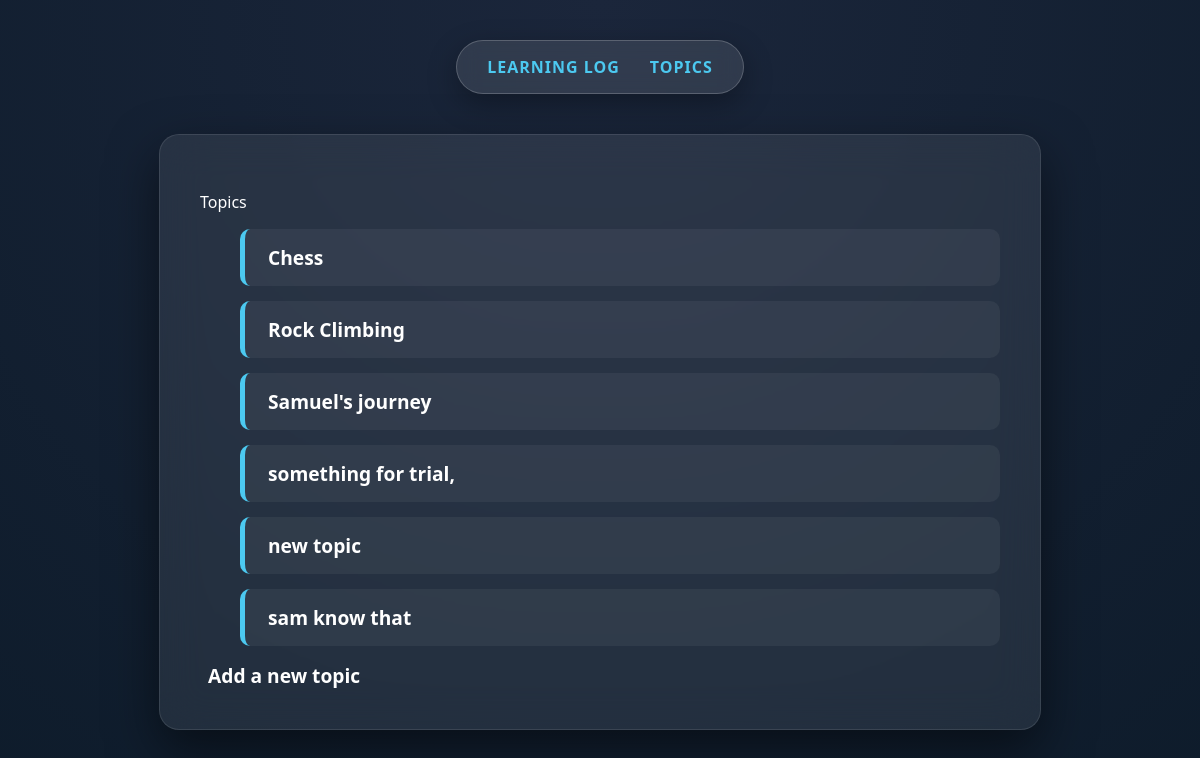
/topics/, run on an earlier commit of the app's database.
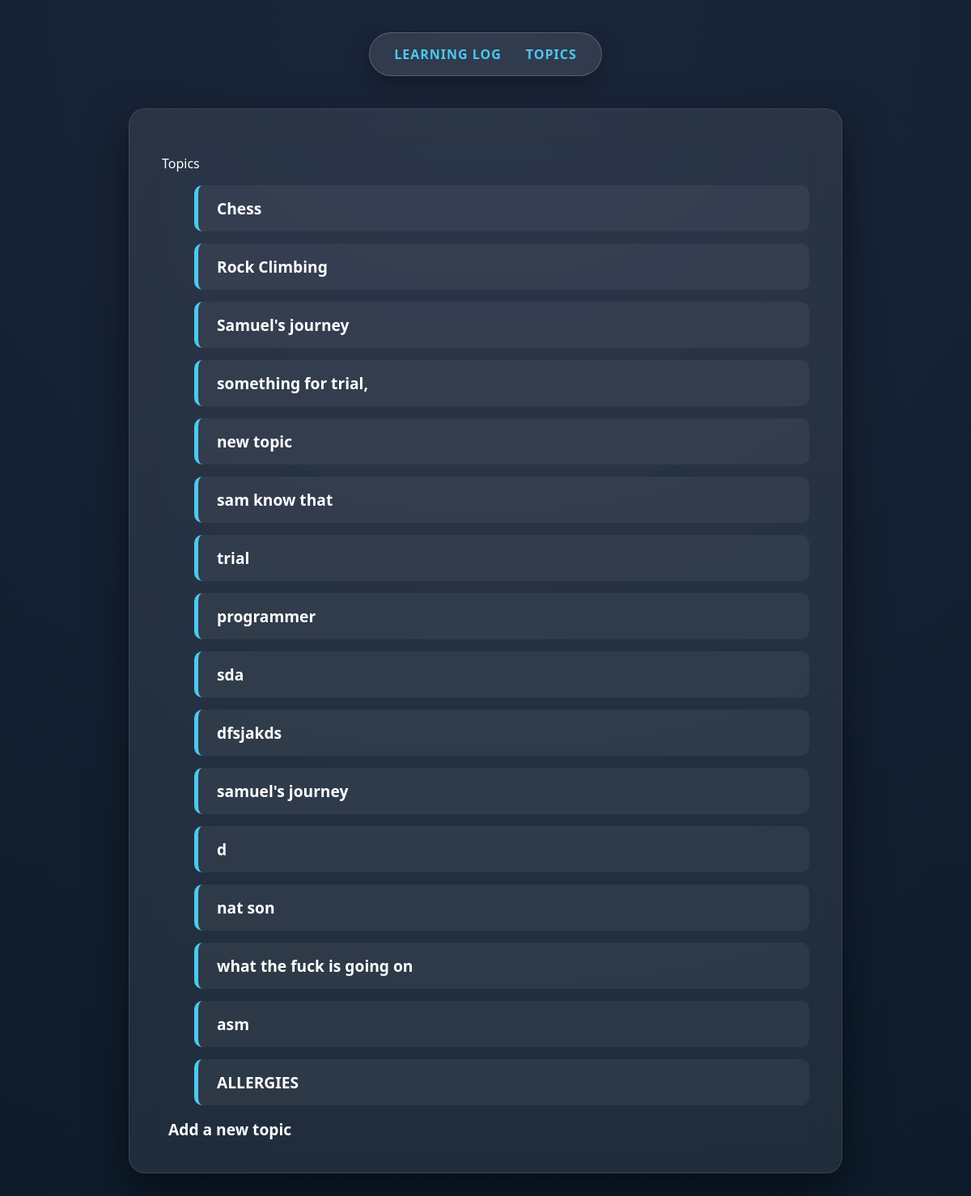
And on a later commit of the database.
### Learning_logs/models.py (models this page shows)
class Topic(models.Model):
    text=models.CharField(max_length=200)
    data_added=models.DateTimeField(auto_now_add=True)
    def __str__(self):
        return self.text

### Learning_logs/views.py (the view)
# urls.py: path('topics/',views.topics,name='topics'),
def topics(request):
    topics = Topic.objects.order_by('data_added')
    context = {'topics': topics}
    return render(request, 'learning_logs/topics.html', context)

### Learning_logs/templates/learning_logs/topics.html
{% extends "learning_logs/base.html" %}
{% block content %}
  <p>Topics</p>
   <ul>
     {% for topic in topics %}
     <li>
        <a href="{% url 'learning_logs:topic' topic.id %}">{{ topic }}</a>
      </li>
     {% empty %}
      <li>No topics have been added yet.</li>
     {% endfor %}
   </ul>
   <a href="{% url 'learning_logs:new_topic' %}">Add a new topic</a>
{% endblock content %}

### Learning_logs/templates/learning_logs/base.html (shortened to what this page needs)
<!DOCTYPE html>
<html lang="en">
<head>
</head>
<body>
    <nav>
        <a href="{% url 'learning_logs:index' %}">Learning Log</a>
        <a href="{% url 'learning_logs:topics' %}">Topics</a>
    </nav>
    <div class="container">
        {% block content %}{% endblock content %}
    </div>
</body>
</html>

### Learning_logs/templates/learning_logs/base.html (style rules this page uses)
body { font-family: 'Segoe UI', Tahoma, Geneva, Verdana, sans-serif; background: radial-gradient(circle at top, #1b263b, #0d1b2a); background-attachment: fixed; margin: 0; padding: 40px 20px; color: #ffffff; min-height: 100vh; }
nav { background: rgba(255, 255, 255, 0.1); backdrop-filter: blur(10px); -webkit-backdrop-filter: blur(10px); padding: 15px 30px; border-radius: 50px; margin: 0 auto 40px auto; max-width: fit-content; display: flex; gap: 30px; border: 1px solid rgba(255, 255, 255, 0.2); box-shadow: 0 10px 30px rgba(0, 0, 0, 0.3); }
nav a { text-decoration: none; color: #4cc9f0; font-weight: bold; text-transform: uppercase; letter-spacing: 1px; transition: 0.3s; }
.container { background: rgba(255, 255, 255, 0.08); backdrop-filter: blur(20px); -webkit-backdrop-filter: blur(20px); padding: 40px; border-radius: 20px; border: 1px solid rgba(255, 255, 255, 0.1); max-width: 800px; margin: 0 auto; box-shadow: 0 20px 50px rgba(0, 0, 0, 0.5); }
.container a { color: #ffffff !important; text-decoration: none; font-size: 1.2rem; font-weight: 600; transition: all 0.2s ease-in-out; padding: 4px 8px; border-radius: 4px; }
li { list-style: none; margin-bottom: 15px; padding: 15px; background: rgba(255, 255, 255, 0.05); border-radius: 10px; border-left: 5px solid #4cc9f0; }

What changed in the data, as far as the page shows it:
added Topic: text "trial"
added Topic: text "programmer"
added Topic: text "sda"
added Topic: text "dfsjakds"
added Topic: text "samuel's journey"
added Topic: text "d"
added Topic: text "nat son"
added Topic: text "what the fuck is going on"
added Topic: text "asm"
added Topic: text "ALLERGIES"
